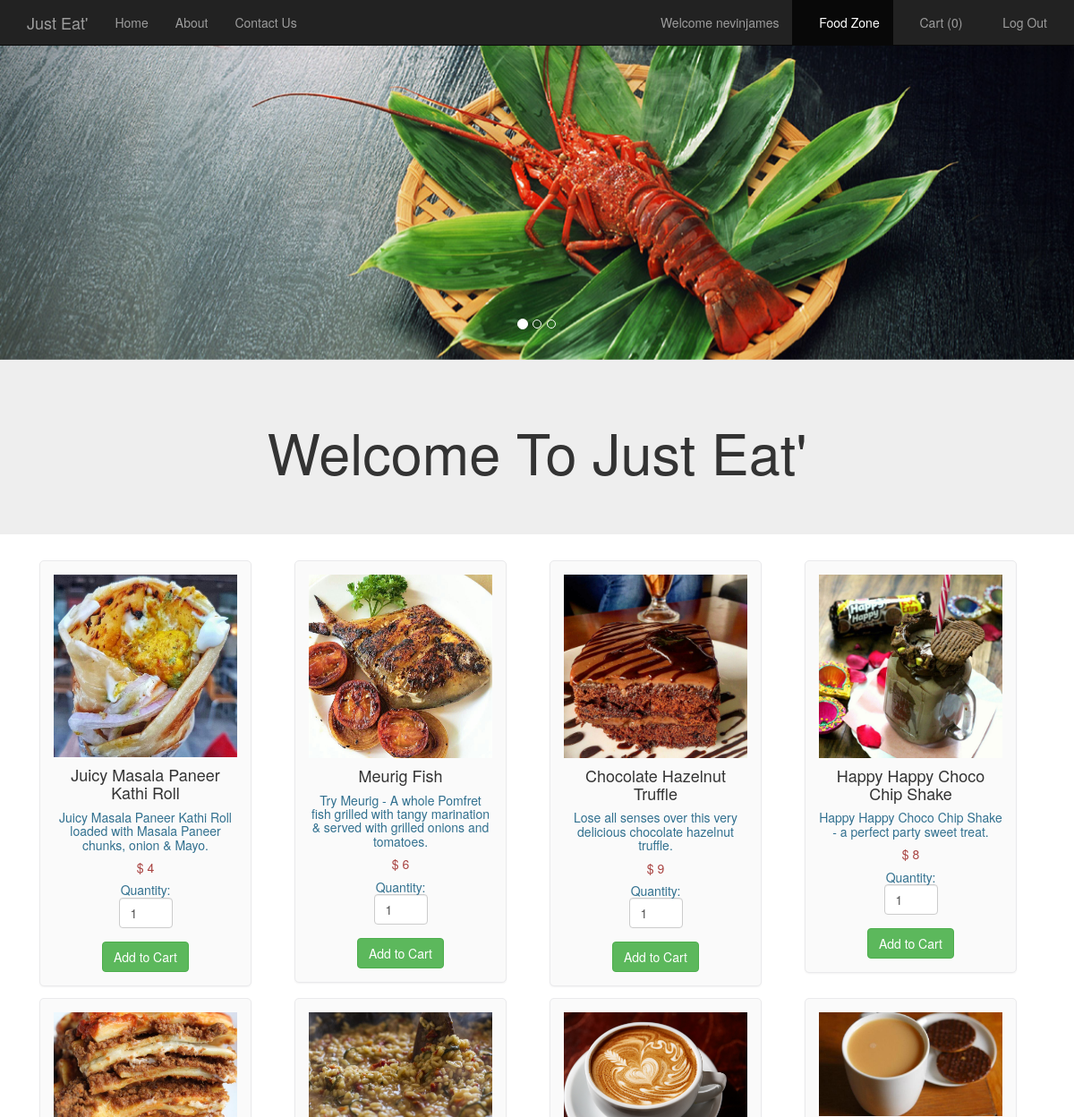
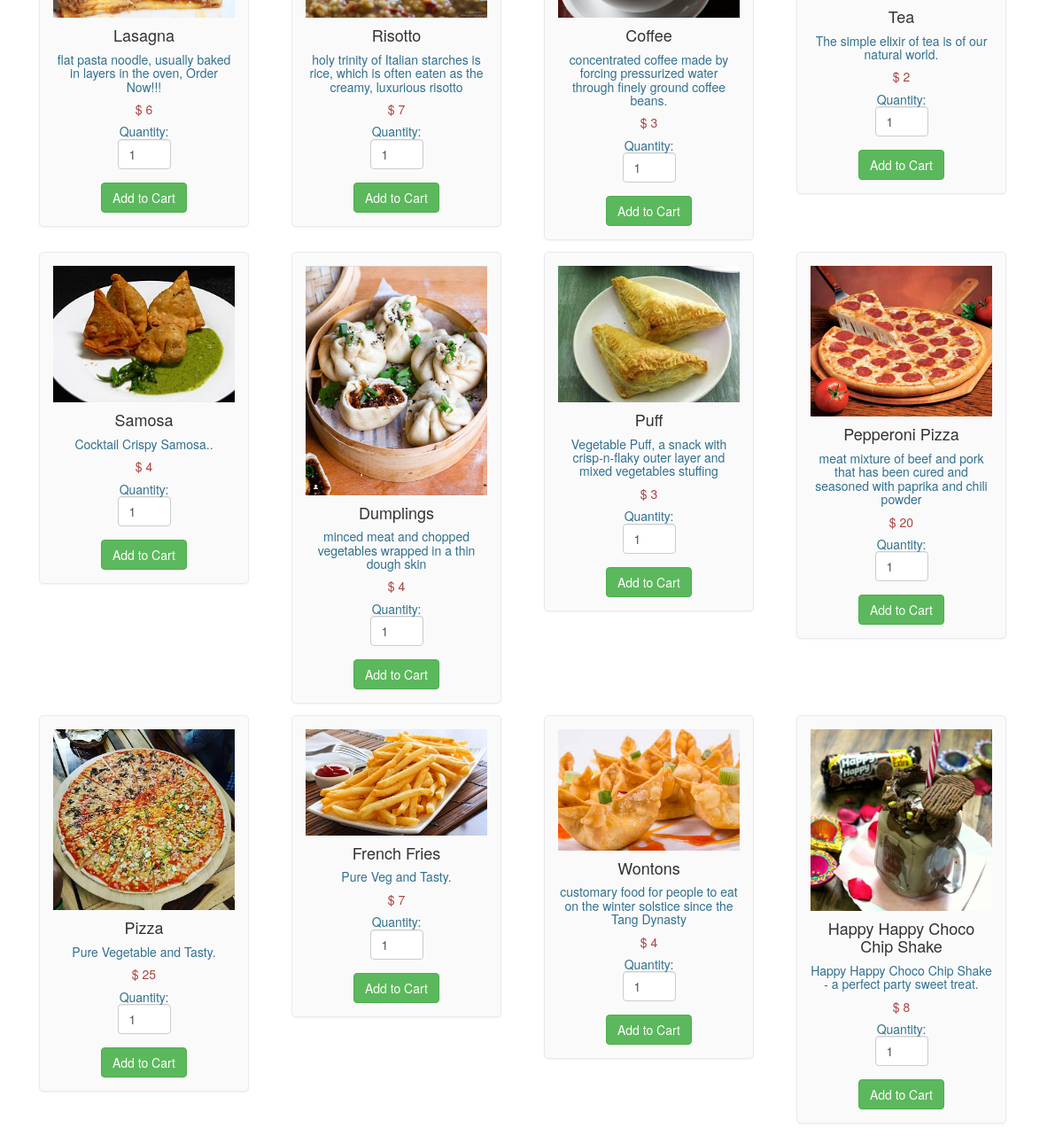
The page /foodlist.php (signed in) on the database its author committed (2 pictures, top to bottom).
### tables this page shows
CREATE TABLE `food` (
  `F_ID` int(30) NOT NULL,
  `name` varchar(30) NOT NULL,
  `price` int(30) NOT NULL,
  `description` varchar(200) NOT NULL,
  `R_ID` int(30) NOT NULL,
  `images_path` varchar(200) NOT NULL,
  `options` varchar(10) NOT NULL DEFAULT 'ENABLE'
);

### foodlist.php (the view, shortened to what this page needs)
<html>
  <head>
  </head>
  <link rel="stylesheet" type = "text/css" href ="css/foodlist.css">
  <link rel="stylesheet" type = "text/css" href ="css/bootstrap.min.css">
  <body>
    <nav class="navbar navbar-inverse navbar-fixed-top navigation-clean-search" role="navigation">
      <div class="container">
        <div class="navbar-header">
          <a class="navbar-brand" href="index.php">Just Eat'</a>
        </div>
        <div class="collapse navbar-collapse " id="myNavbar">
          <ul class="nav navbar-nav">
            <li><a href="index.php">Home</a></li>
            <li><a href="aboutus.php">About</a></li>
            <li><a href="contactus.php">Contact Us</a></li>
          </ul>
<?php
if(isset($_SESSION['login_user1'])){
?>
          <ul class="nav navbar-nav navbar-right">
            <li><a href="#"><span class="glyphicon glyphicon-user"></span> Welcome <?php echo $_SESSION['login_user1']; ?> </a></li>
            <li><a href="myrestaurant.php">MANAGER CONTROL PANEL</a></li>
            <li><a href="logout_m.php"><span class="glyphicon glyphicon-log-out"></span> Log Out </a></li>
          </ul>
<?php
}
else if (isset($_SESSION['login_user2'])) {
  ?>
           <ul class="nav navbar-nav navbar-right">
            <li><a href="#"><span class="glyphicon glyphicon-user"></span> Welcome <?php echo $_SESSION['login_user2']; ?> </a></li>
            <li class="active" ><a href="foodlist.php"><span class="glyphicon glyphicon-cutlery"></span> Food Zone </a></li>
            <li><a href="cart.php"><span class="glyphicon glyphicon-shopping-cart"></span> Cart  (<?php
              if(isset($_SESSION["cart"])){
              $count = count($_SESSION["cart"]);
              echo "$count";
            }
              else
                echo "0";
              ?>) </a></li>
            <li><a href="logout_u.php"><span class="glyphicon glyphicon-log-out"></span> Log Out </a></li>
          </ul>
<?php
}
?>
        </div>
      </div>
    </nav>
    <div id="myCarousel" class="carousel slide" data-ride="carousel">
    <ol class="carousel-indicators">
      <li data-target="#myCarousel" data-slide-to="0" class="active"></li>
      <li data-target="#myCarousel" data-slide-to="1"></li>
      <li data-target="#myCarousel" data-slide-to="2"></li>
    </ol>
    <div class="carousel-inner">
      <div class="item active">
      <img src="images/slide002.jpg" style="width:100%;">
      <div class="carousel-caption">
      </div>
      </div>
    </div>
   <a class="left carousel-control" href="#myCarousel" data-slide="prev">
      <span class="glyphicon glyphicon-chevron-left"></span>
    </a>
    <a class="right carousel-control" href="#myCarousel" data-slide="next">
      <span class="glyphicon glyphicon-chevron-right"></span>
    </a>
    </div>
<div class="jumbotron">
  <div class="container text-center">
    <h1>Welcome To Just Eat'</h1>
  </div>
</div>
<div class="container" style="width:95%;">
<?php
$conn = Connect();
$sql = "SELECT * FROM FOOD WHERE options = 'ENABLE' ORDER BY F_ID";
$result = mysqli_query($conn, $sql);
if (mysqli_num_rows($result) > 0)
{
  $count=0;
  while($row = mysqli_fetch_assoc($result)){
    if ($count == 0)
      echo "<div class='row'>";
?>
<div class="col-md-3">
<form method="post" action="cart.php?action=add&id=<?php echo $row["F_ID"]; ?>">
<div class="mypanel" align="center";>
<img src="<?php echo $row["images_path"]; ?>" class="img-responsive">
<h4 class="text-dark"><?php echo $row["name"]; ?></h4>
<h5 class="text-info"><?php echo $row["description"]; ?></h5>
<h5 class="text-danger">$ <?php echo $row["price"]; ?></h5>
<h5 class="text-info">Quantity: <input type="number" min="1" max="25" name="quantity" class="form-control" value="1" style="width: 60px;"> </h5>
<input type="submit" name="add" style="margin-top:5px;" class="btn btn-success" value="Add to Cart">
</div>
</form>
</div>
<?php
$count++;
if($count==4)
{
  echo "</div>";
  $count=0;
}
}
?>
</div>
  <?php
}
?>
</body>
</html>

### css/foodlist.css (style rules this page uses)
body,html { height: 100%; }
body { padding-top: 50px; background-image: url('bgimg1.jpg'); background-repeat: repeat; background-size: cover; background-position: center; }
.mypanel { border: 1px solid #eaeaec; margin: -1px 19px 3px -1px; box-shadow: 0 1px 2px rgba(0,0,0,0.05); background-color: #FAFAFA; padding:15px; border-radius: 5px; }
input { border: 5px solid white; }

### rows shown on the page
food: images_path (picture), name "Juicy Masala Paneer Kathi Roll", description "Juicy Masala Paneer Kathi Roll loaded with Masala Paneer chunks, onion & Mayo.", price "4"
food: images_path (picture), name "Meurig Fish", description "Try Meurig - A whole Pomfret fish grilled with tangy marination & served with grilled onions and tomatoes.", price "6"
food: images_path (picture), name "Chocolate Hazelnut Truffle", description "Lose all senses over this very delicious chocolate hazelnut truffle.", price "9"
food: images_path (picture), name "Happy Happy Choco Chip Shake", description "Happy Happy Choco Chip Shake - a perfect party sweet treat.", price "8"
food: images_path (picture), name "Lasagna", description "flat pasta noodle, usually baked in layers in the oven, Order Now!!!", price "6"
food: images_path (picture), name "Risotto", description "holy trinity of Italian starches is rice, which is often eaten as the creamy, luxurious risotto", price "7"
food: images_path (picture), name "Coffee", description "concentrated coffee made by forcing pressurized water through finely ground coffee beans.", price "3"
food: images_path (picture), name "Tea", description "The simple elixir of tea is of our natural world.", price "2"
food: images_path (picture), name "Samosa", description "Cocktail Crispy Samosa..", price "4"
food: images_path (picture), name "Dumplings", description "minced meat and chopped vegetables wrapped in a thin dough skin", price "4"
food: images_path (picture), name "Puff", description "Vegetable Puff, a snack with crisp-n-flaky outer layer and mixed vegetables stuffing", price "3"
food: images_path (picture), name "Pepperoni Pizza", description "meat mixture of beef and pork that has been cured and seasoned with paprika and chili powder", price "20"
food: images_path (picture), name "Pizza", description "Pure Vegetable and Tasty.", price "25"
food: images_path (picture), name "French Fries", description "Pure Veg and Tasty.", price "7"
food: images_path (picture), name "Wontons", description "customary food for people to eat on the winter solstice since the Tang Dynasty", price "4"
food: images_path (picture), name "Happy Happy Choco Chip Shake", description "Happy Happy Choco Chip Shake - a perfect party sweet treat.", price "8"

### other values the page prints
$_SESSION['login_user2'] "nevinjames"
